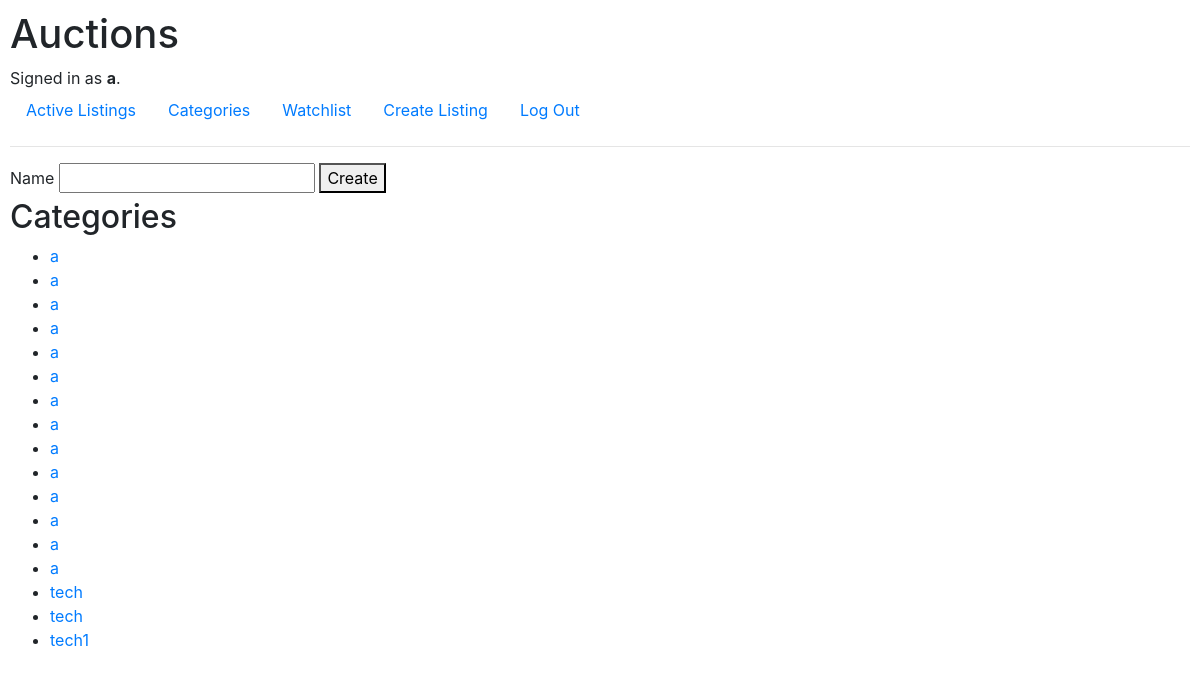
The page /categories (signed in) on the database as committed earlier.
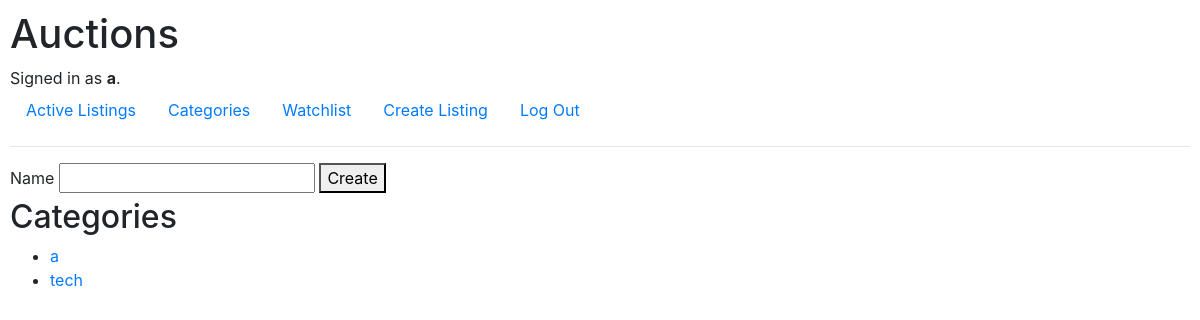
The same page on the database as committed later.
### auctions/models.py (models this page shows)
class User(AbstractUser):
    pass

class Category(models.Model):
    name = models.TextField()

### auctions/views.py (the view)
# urls.py: path("categories", views.categories, name="categories"),
@login_required()
def categories(request):
    if request.method == 'POST':
        name = request.POST["name"]
        cat = Category(name=name)
        cat.save()
        return HttpResponseRedirect(reverse("category"))
    else:
        categories = Category.objects.all()
        return render(request, 'auctions/categories.html', {
            "categories": categories
        })

### auctions/templates/auctions/categories.html (shortened to what this page needs)
{% extends 'auctions/layout.html' %} {% block body %}
<form action="{% url 'categories' %}" method="post">
  <label for="name">Name</label>
  <input type="text" name="name" id="" />
  <button type="submit">Create</button>
</form>
<h2>Categories</h2>
<ul>
  {% for category in categories %}
  <li>
    <a href="{% url 'category' category.id %}">
      {{ category.name }}
    </a>
  </li>
  {% endfor %}
</ul>
{% endblock %}

### auctions/templates/auctions/layout.html (shortened to what this page needs)
{% load static %}
<!DOCTYPE html>
<html lang="en">
    <head>
        <link rel="stylesheet" href="https://stackpath.bootstrapcdn.com/bootstrap/4.4.1/css/bootstrap.min.css">
        <link href="{% static 'auctions/styles.css' %}" rel="stylesheet">
    </head>
    <body>
        <h1>Auctions</h1>
        <div>
            {% if user.is_authenticated %}
                Signed in as <strong>{{ user.username }}</strong>.
            {% else %}
                Not signed in.
            {% endif %}
        </div>
        <ul class="nav">
            <li class="nav-item">
                <a class="nav-link" href="{% url 'index' %}">Active Listings</a>
            </li>
            <li class="nav-item">
                <a class="nav-link" href="{% url 'categories' %}">Categories</a>
            </li>
            <li class="nav-item">
                <a class="nav-link" href="{% url 'index' %}">Watchlist</a>
            </li>
            <li class="nav-item">
                <a class="nav-link" href="{% url 'create_listing' %}">Create Listing</a>
            </li>
            {% if user.is_authenticated %}
                <li class="nav-item">
                    <a class="nav-link" href="{% url 'logout' %}">Log Out</a>
                </li>
            {% endif %}
        </ul>
        <hr>
        {% block body %}
        {% endblock %}
    </body>
</html>

### auctions/static/auctions/styles.css (style rules this page uses)
body { padding: 10px; }

Rows that differ between the two databases and show on the page:
removed Category: name "a"
removed Category: name "a"
removed Category: name "a"
removed Category: name "a"
removed Category: name "a"
removed Category: name "a"
removed Category: name "a"
removed Category: name "a"
removed Category: name "a"
removed Category: name "a"
removed Category: name "a"
removed Category: name "a"
removed Category: name "a"
removed Category: name "tech"
removed Category: name "tech1"
